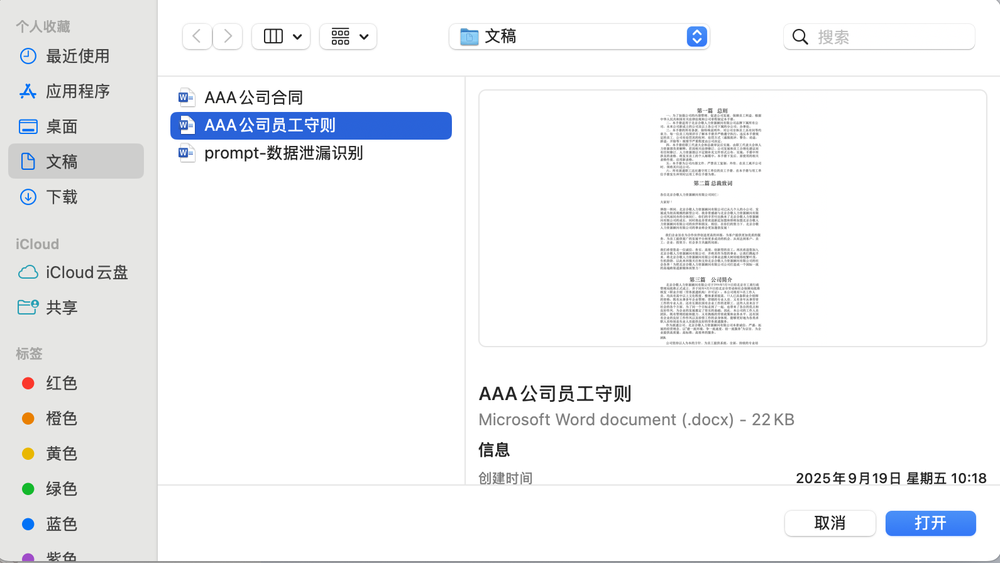
#> input picture 1-FrameAnalyzer/origin_code/templates/file_manager.png, 1000 x 563 px, shrunk from 1591 x 895 before the run
$ python -i local_feature_extractor.py   (imports and definitions only)
#> lines starting #> are read from the running program, lines starting #| are printed output that depends on the picture
"""
局部特征提取模块
使用SIFT/RootSIFT算法提取图像的局部关键点和描述符
"""
import cv2
import numpy as np
from typing import Tuple, Union, Optional
from PIL import Image


class LocalFeatureExtractor:
    """局部特征提取器，基于SIFT/RootSIFT"""

    def __init__(self, use_root_sift=True, n_features=0, n_octave_layers=3,
                 contrast_threshold=0.04, edge_threshold=10, sigma=1.6):
        """
        初始化局部特征提取器

        Args:
            use_root_sift: 是否使用RootSIFT（性能更优的SIFT变体）
            n_features: 保留的最佳特征数量，0表示不限制
            n_octave_layers: 每个金字塔层的层数
            contrast_threshold: 对比度阈值，用于过滤弱特征
            edge_threshold: 边缘阈值，用于去除边缘响应
            sigma: 高斯核的标准差
        """
        self.use_root_sift = use_root_sift

        # 创建SIFT检测器
        self.sift = cv2.SIFT_create(
            nfeatures=n_features,
            nOctaveLayers=n_octave_layers,
            contrastThreshold=contrast_threshold,
            edgeThreshold=edge_threshold,
            sigma=sigma
        )

    def extract_features(self, image: Union[str, Image.Image, np.ndarray]) -> Tuple[Optional[np.ndarray], Optional[np.ndarray]]:
        """
        提取图像的局部特征（关键点和描述符）

        Args:
            image: 输入图像，可以是文件路径、PIL Image对象或numpy数组

        Returns:
            (keypoints, descriptors) 元组
            - keypoints: 关键点数组，每个关键点包含位置、尺度、方向等信息
            - descriptors: 描述符数组，shape为(N, 128)，N为关键点数量
        """
        # 加载图像
        if isinstance(image, str):
            # 使用支持中文路径的方法
            with open(image, 'rb') as f:
                img_array = np.frombuffer(f.read(), dtype=np.uint8)
                img = cv2.imdecode(img_array, cv2.IMREAD_COLOR)
#> img is the input picture: shape (563, 1000, 3); mean B, G, R 245.1, 243.3, 242.2
                if img is None:
                    raise ValueError(f"无法读取图像: {image}")
            gray = cv2.cvtColor(img, cv2.COLOR_BGR2GRAY)
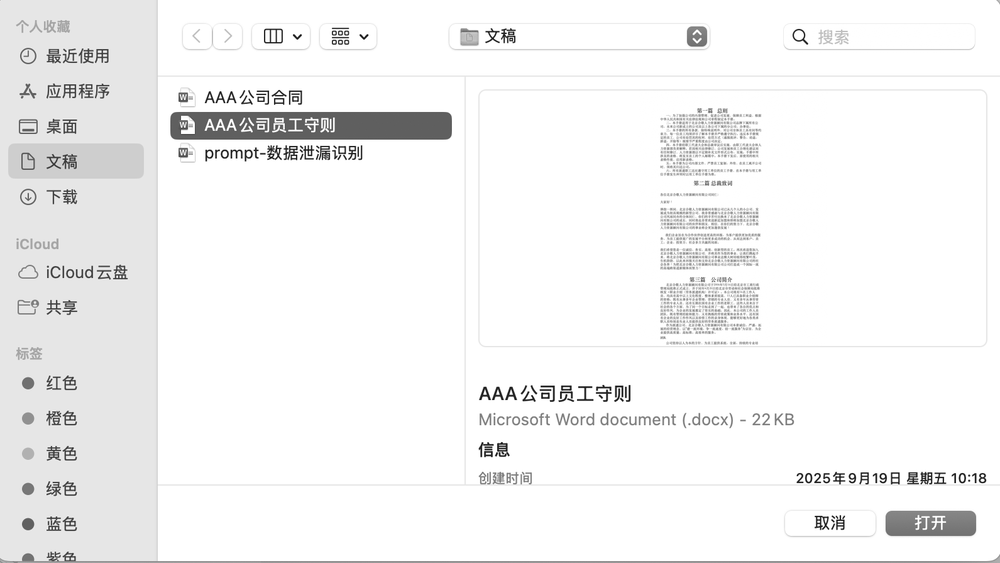
#> gray: shape (563, 1000); min 2, max 255, mean 243.2
        elif isinstance(image, Image.Image):
            img = np.array(image.convert('RGB'))
            gray = cv2.cvtColor(img, cv2.COLOR_RGB2GRAY)
        elif isinstance(image, np.ndarray):
            if len(image.shape) == 3:
                gray = cv2.cvtColor(image, cv2.COLOR_BGR2GRAY)
            else:
                gray = image
        else:
            raise ValueError("不支持的图像格式")

        # 检测关键点和提取描述符
        keypoints, descriptors = self.sift.detectAndCompute(gray, None)
#> keypoints = 1171 keypoints; strongest (x, y, size): (982, 480, 1.9), (485, 393, 1.9), (883, 476, 2), (852, 476, 2)

        if descriptors is None:
            return None, None

        # 应用RootSIFT变换
        if self.use_root_sift:
            descriptors = self._root_sift(descriptors)

        return keypoints, descriptors

    @staticmethod
    def _root_sift(descriptors: np.ndarray, eps=1e-7) -> np.ndarray:
        """
        将SIFT描述符转换为RootSIFT描述符
        RootSIFT通过L1归一化后取平方根，再进行L2归一化，能提供更好的匹配性能

        Args:
            descriptors: SIFT描述符数组
            eps: 避免除零的小常数

        Returns:
            RootSIFT描述符数组
        """
        # L1归一化
        descriptors /= (descriptors.sum(axis=1, keepdims=True) + eps)

        # 对每个元素取平方根
        descriptors = np.sqrt(descriptors)

        # L2归一化
        descriptors /= (np.linalg.norm(descriptors, axis=1, keepdims=True) + eps)

        return descriptors

    # [68 lines left out: function match_features, not called in this run]

>>> result = LocalFeatureExtractor().extract_features('../../1-FrameAnalyzer/origin_code/templates/file_manager.png')
